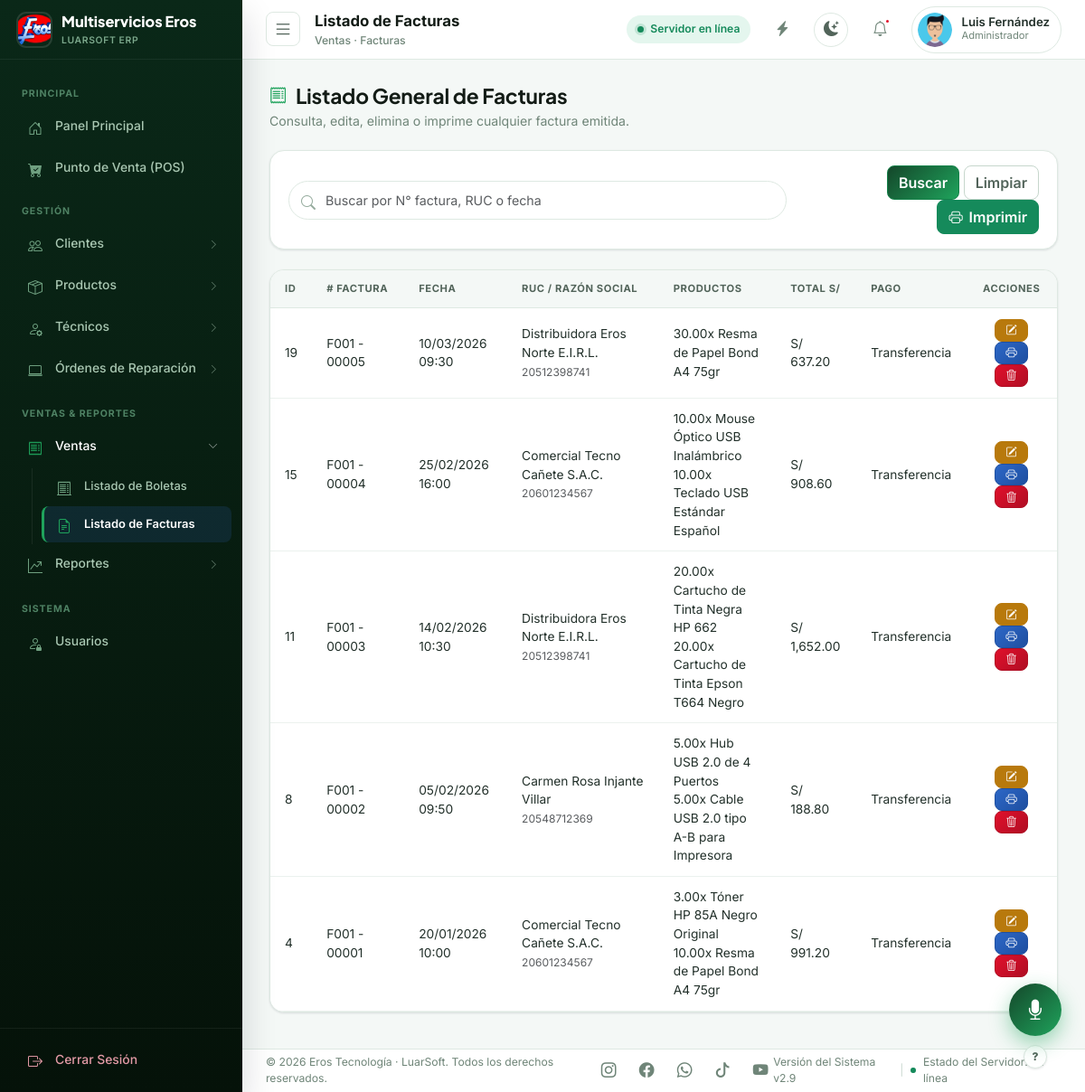
Page /modules/ventas/lista_facturas.php (signed in) on the committed database.
### tables this page shows
CREATE TABLE `usuarios` (
  `id_usuario` int(11) NOT NULL,
  `usuario` varchar(50) NOT NULL,
  `rol` varchar(20) NOT NULL DEFAULT 'Administrador',
  `permisos` text DEFAULT NULL,
  `foto` varchar(255) DEFAULT NULL,
  `contraseña` varchar(255) NOT NULL,
  `fecha_creacion` timestamp NOT NULL DEFAULT current_timestamp()
);

CREATE TABLE `ventas` (
  `id_venta` int(11) NOT NULL,
  `tipo_documento` varchar(20) NOT NULL,
  `serie_documento` varchar(5) NOT NULL,
  `numero_documento` varchar(15) NOT NULL,
  `fecha` datetime NOT NULL,
  `nombre_cliente` varchar(255) NOT NULL,
  `documento_cliente` varchar(20) NOT NULL,
  `direccion_cliente` varchar(255) DEFAULT NULL,
  `subtotal` decimal(10,2) NOT NULL,
  `igv` decimal(10,2) NOT NULL,
  `total_venta` decimal(10,2) NOT NULL,
  `estado` varchar(50) DEFAULT 'Registrada',
  `metodo_pago` varchar(30) DEFAULT NULL,
  `referencia_pago` varchar(50) DEFAULT NULL
);

### includes/funciones.php (called while the page is built, shortened)
<?php
function url(string $path = ''): string
{
    $base = rtrim(BASE_URL, '/');
    $path = ltrim($path, '/');
    $fullUrl = $base . '/' . $path;
    $slug = defined('TENANT_SLUG') ? TENANT_SLUG : ($_SESSION['tenant_slug'] ?? ($_SESSION['current_tenant_slug'] ?? 'eros'));
    return $fullUrl;
}
function h($valor): string
{
    return htmlspecialchars((string)($valor ?? ''), ENT_QUOTES, 'UTF-8');
}
function moneda($valor): string
{
    return 'S/ ' . number_format((float)$valor, 2);
}
function limpiar($valor): string
{
    return trim((string)($valor ?? ''));
}
function usuarioActual(): string
{
    return $_SESSION['usuario'] ?? 'Invitado';
}

### includes/permisos.php (called while the page is built, shortened)
<?php
function esAdministrador(): bool
{
    return ($_SESSION['rol'] ?? 'Administrador') === 'Administrador';
}
function tienePermiso(string $modulo): bool
{
    if (esAdministrador()) { return true; }
    $permisos = $_SESSION['permisos'] ?? [];
    return in_array($modulo, $permisos, true);
}

### modules/ventas/lista_facturas.php (the view, shortened to what this page needs)
<?php
require_once __DIR__ . '/../../includes/funciones.php';
require_once __DIR__ . '/../../includes/auth.php';
$buscar = limpiar($_GET['buscar'] ?? '');
$where = '';
$sql = "
    SELECT v.id_venta, v.fecha, v.numero_documento, v.nombre_cliente, v.documento_cliente, v.total_venta, v.metodo_pago,
           GROUP_CONCAT(dv.cantidad, 'x ', dv.descripcion SEPARATOR '<br>') AS lista_productos
    FROM ventas v
    LEFT JOIN detalle_venta dv ON v.id_venta = dv.id_venta
    WHERE v.tipo_documento = 'FACTURA' $where
    GROUP BY v.id_venta
    ORDER BY v.id_venta DESC
";
$stmt = mysqli_prepare($conexion, $sql);
mysqli_stmt_execute($stmt);
$resultado = mysqli_stmt_get_result($stmt);
$page_title = 'Listado de Facturas';
$page_subtitle = 'Ventas · Facturas';
include __DIR__ . '/../../includes/layout_top.php';
?>
<div class="page-heading">
    <h1><i class="bi bi-receipt"></i> Listado General de Facturas</h1>
    <p>Consulta, edita, elimina o imprime cualquier factura emitida.</p>
</div>
<div class="search-toolbar no-print">
    <form method="GET" class="row g-2 align-items-center">
        <div class="col-md-8">
            <div class="search-input-wrap">
                <span class="search-ico"><i class="bi bi-search"></i></span>
                <input type="text" name="buscar" class="form-control" placeholder="Buscar por N° factura, RUC o fecha" value="<?= h($buscar) ?>">
            </div>
        </div>
        <div class="col-md-4 text-end">
            <button type="submit" class="btn btn-primary">Buscar</button>
            <a href="<?= url('modules/ventas/lista_facturas.php') ?>" class="btn btn-outline-secondary">Limpiar</a>
            <button type="button" class="btn btn-success" onclick="window.print()"><i class="bi bi-printer"></i> Imprimir</button>
        </div>
    </form>
</div>
<div class="table-erp-wrap">
    <div class="table-responsive">
        <table class="table table-hover align-middle mb-0">
            <thead>
                <tr><th>ID</th><th># Factura</th><th>Fecha</th><th>RUC / Razón Social</th><th>Productos</th><th>Total S/</th><th>Pago</th><th class="no-print text-center">Acciones</th></tr>
            </thead>
            <tbody>
            <?php if ($resultado && mysqli_num_rows($resultado) > 0): ?>
                <?php while ($venta = mysqli_fetch_assoc($resultado)): ?>
                    <tr>
                        <td><?= h($venta['id_venta']) ?></td>
                        <td><?= h($venta['numero_documento']) ?></td>
                        <td><?= h(date('d/m/Y H:i', strtotime($venta['fecha']))) ?></td>
                        <td><?= h($venta['nombre_cliente']) ?><br><small class="text-muted"><?= h($venta['documento_cliente']) ?></small></td>
                        <td><?= $venta['lista_productos'] ?></td>
                        <td><?= moneda($venta['total_venta']) ?></td>
                        <td><?= h($venta['metodo_pago'] ?: '—') ?></td>
                        <td class="no-print text-center">
                            <a href="<?= url('modules/ventas/editar_factura.php?id=' . (int)$venta['id_venta']) ?>" class="btn btn-sm btn-warning"><i class="bi bi-pencil-square"></i></a>
                            <button type="button" class="btn btn-sm btn-info" onclick="ERP.verDocumento('<?= url('modules/ventas/imprimir.php?id=' . (int)$venta['id_venta']) ?>', 'Factura <?= h($venta['numero_documento']) ?>', '<?= url('modules/ventas/lista_facturas.php') ?>')"><i class="bi bi-printer"></i></button>
                            <a href="<?= url('modules/ventas/eliminar_factura.php?id=' . (int)$venta['id_venta']) ?>" class="btn btn-sm btn-danger" data-confirm-delete="¿Eliminar la factura <?= h($venta['numero_documento']) ?>?"><i class="bi bi-trash3"></i></a>
                        </td>
                    </tr>
                <?php endwhile; ?>
            <?php else: ?>
                <tr><td colspan="8" class="text-center text-muted py-4">No hay facturas registradas.</td></tr>
            <?php endif; ?>
            </tbody>
        </table>
    </div>
</div>
<?php include __DIR__ . '/../../includes/layout_bottom.php'; ?>

### includes/header.php (shortened to what this page needs)
<?php
$page_title = $page_title ?? 'LuarSoft';
$page_subtitle = $page_subtitle ?? '';
$nombre_usuario = usuarioActual();
$inicial_usuario = strtoupper(substr($nombre_usuario, 0, 1));
$rol_usuario = $_SESSION['rol'] ?? 'Administrador';
$foto_usuario = null;
if (!empty($_SESSION['id_usuario']) && isset($conexion)) {
    $stmtFotoTopbar = mysqli_prepare($conexion, "SELECT foto FROM usuarios WHERE id_usuario = ? LIMIT 1");
    mysqli_stmt_bind_param($stmtFotoTopbar, "i", $_SESSION['id_usuario']);
    mysqli_stmt_execute($stmtFotoTopbar);
    $foto_usuario = mysqli_stmt_get_result($stmtFotoTopbar)->fetch_assoc()['foto'] ?? null;
}
?>
<header class="topbar">
    <div class="topbar-left">
        <button class="topbar-toggle" id="toggleSidebar" type="button" title="Mostrar/ocultar menú"><i class="bi bi-list icon-lg"></i></button>
        <div>
            <div class="topbar-title"><?= h($page_title) ?></div>
            <?php if ($page_subtitle): ?>
                <div class="topbar-breadcrumb"><?= h($page_subtitle) ?></div>
            <?php endif; ?>
        </div>
    </div>
    <div class="topbar-right">
        <div class="status-pill">
            <span class="status-dot"></span> <span class="status-pill-text">Servidor en línea</span>
        </div>
        <?php if (tienePermiso('pos')): ?>
        <button class="icon-btn" title="Accesos rápidos: Punto de Venta" onclick="window.location.href='<?= url('modules/ventas/pos.php') ?>'"><i class="bi bi-lightning-charge-fill"></i></button>
        <?php endif; ?>
        <button class="theme-toggle-btn" id="themeToggleBtn" type="button" title="Cambiar a modo oscuro">
            <i class="bi bi-moon-stars-fill"></i>
        </button>
        <button class="icon-btn" title="Notificaciones">
            <i class="bi bi-bell"></i><span class="badge-dot"></span>
        </button>
        <div class="user-chip" title="Sesión de <?= h($nombre_usuario) ?>">
            <?php if (!empty($foto_usuario)): ?>
                <img class="user-avatar" src="<?= url('uploads/usuarios/' . $foto_usuario) ?>" alt="<?= h($nombre_usuario) ?>" style="object-fit:cover;">
            <?php else: ?>
                <div class="user-avatar"><?= h($inicial_usuario) ?></div>
            <?php endif; ?>
            <div>
                <div class="user-name"><?= h($nombre_usuario) ?></div>
                <div class="user-role"><?= h($rol_usuario) ?></div>
            </div>
        </div>
    </div>
</header>

### rows in the picture
usuarios: foto (picture)
ventas: id_venta "19", numero_documento "F001 - 00005", fecha "10/03/2026 09:30", nombre_cliente "Distribuidora Eros Norte E.I.R.L.", documento_cliente "20512398741", lista_productos "30.00x Resma de Papel Bond A4 75gr", total_venta "S/ 637.20", metodo_pago "Transferencia"
ventas: id_venta "15", numero_documento "F001 - 00004", fecha "25/02/2026 16:00", nombre_cliente "Comercial Tecno Cañete S.A.C.", documento_cliente "20601234567", lista_productos "10.00x Mouse Óptico USB Inalámbrico 10.00x Teclado USB Estándar Español", total_venta "S/ 908.60", metodo_pago "Transferencia"
ventas: id_venta "11", numero_documento "F001 - 00003", fecha "14/02/2026 10:30", nombre_cliente "Distribuidora Eros Norte E.I.R.L.", documento_cliente "20512398741", lista_productos "20.00x Cartucho de Tinta Negra HP 662 20.00x Cartucho de Tinta Epson T664 Negro", total_venta "S/ 1,652.00", metodo_pago "Transferencia"
ventas: id_venta "8", numero_documento "F001 - 00002", fecha "05/02/2026 09:50", nombre_cliente "Carmen Rosa Injante Villar", documento_cliente "20548712369", lista_productos "5.00x Hub USB 2.0 de 4 Puertos 5.00x Cable USB 2.0 tipo A-B para Impresora", total_venta "S/ 188.80", metodo_pago "Transferencia"
ventas: id_venta "4", numero_documento "F001 - 00001", fecha "20/01/2026 10:00", nombre_cliente "Comercial Tecno Cañete S.A.C.", documento_cliente "20601234567", lista_productos "3.00x Tóner HP 85A Negro Original 10.00x Resma de Papel Bond A4 75gr", total_venta "S/ 991.20", metodo_pago "Transferencia"

### other values in the picture
defined('TENANT_NOMBRE') ? TENANT_NOMBRE : 'Multiservicios Eros' "Multiservicios Eros"
$bloque['titulo'] "PRINCIPAL"
$item['label'] "Panel Principal"
$item['label'] "Punto de Venta (POS)"
$bloque['titulo'] "GESTIÓN"
$item['label'] "Clientes"
$item['label'] "Productos"
$item['label'] "Técnicos"
$item['label'] "Órdenes de Reparación"
$bloque['titulo'] "VENTAS & REPORTES"
$item['label'] "Ventas"
$h['label'] "Listado de Boletas"
$h['label'] "Listado de Facturas"
$item['label'] "Reportes"
$bloque['titulo'] "SISTEMA"
